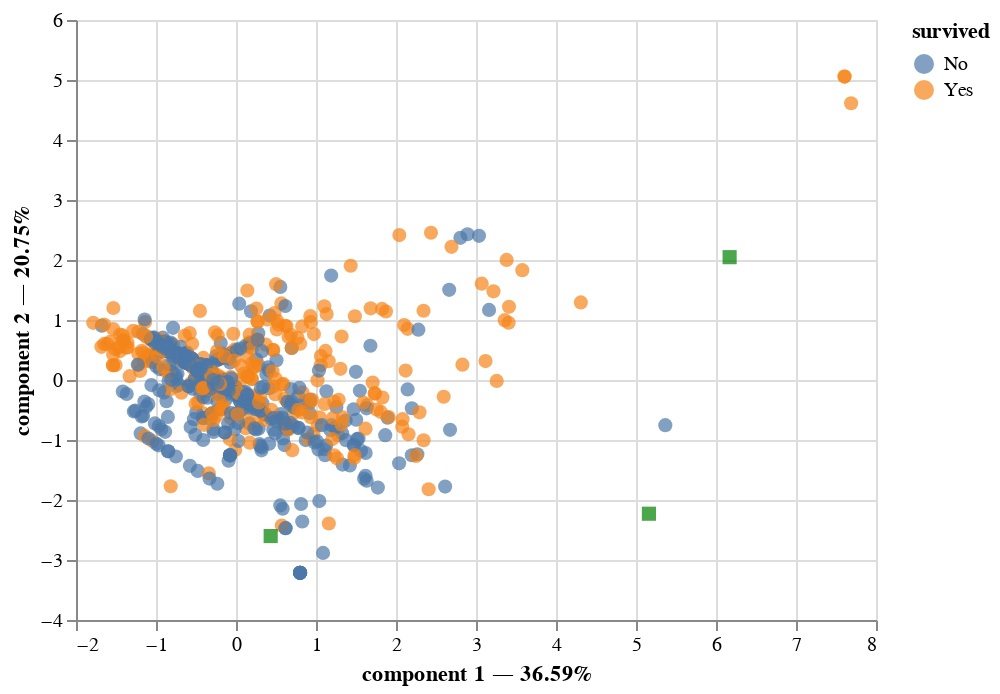

Notebook source saved alongside this figure:
### Code cell
pca.plot(titanic_quanti,
         x_component=1,
         y_component=2,
         color_rows_by='survived',
         show_row_markers=True,
         show_column_markers=True
)

### Figure 1 — Vega-Lite specification as saved in the notebook (floating-point values rounded to 4 significant figures; data arrays with more than 128 entries replaced by an {"elided": "..."} marker saying what was removed)
{"config": {"view": {"continuousWidth": 400, "continuousHeight": 300}}, "layer": [{"data": {"name": "data-8b8edd4506e973d8050d94f558d80f8a"}, "mark": {"type": "circle", "size": 50}, "encoding": {"color": {"field": "survived", "type": "nominal"}, "tooltip": [{"field": "survived", "type": "nominal"}, {"field": "component 1", "type": "quantitative"}, {"field": "component 2", "type": "quantitative"}], "x": {"axis": {"title": "component 1 — 36.59%"}, "field": "component 1", "scale": {"zero": false}, "type": "quantitative"}, "y": {"axis": {"title": "component 2 — 20.75%"}, "field": "component 2", "scale": {"zero": false}, "type": "quantitative"}}, "selection": {"selector003": {"type": "interval", "bind": "scales", "encodings": ["x", "y"]}}}, {"data": {"name": "data-ebc03535d354b9231f5c80d2044b2807"}, "mark": {"type": "square", "color": "green", "size": 50}, "encoding": {"tooltip": [{"field": "variable", "type": "nominal"}], "x": {"field": "component 1", "scale": {"zero": false}, "type": "quantitative"}, "y": {"field": "component 2", "scale": {"zero": false}, "type": "quantitative"}}}], "$schema": "https://vega.github.io/schema/vega-lite/v4.17.0.json", "datasets": {"data-8b8edd4506e973d8050d94f558d80f8a": {"elided": "876 records"}, "data-ebc03535d354b9231f5c80d2044b2807": [{"variable": "age", "component 0": -2.726, "component 1": 5.161, "component 2": -2.229, "label": "age"}, {"variable": "fare", "component 0": 2.005, "component 1": 6.17, "component 2": 2.047, "label": "fare"}, {"variable": "family_size", "component 0": 3.914, "component 1": 0.4336, "component 2": -2.601, "label": "family_size"}]}}
